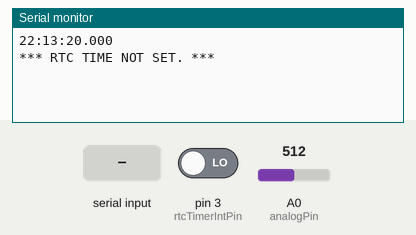
A sketch run on a simulated Arduino Uno, built with avr-gcc and run on an emulated ATmega328P. On the bench: the last lines printed to the serial monitor. The inputs (shaded band) are chosen by the test bench; at power-on: pin 3 (rtcTimerIntPin) LOW, A0 (analogPin) = 512. The local clock reads 2024-03-15 10:24:30 at power-on unless the sketch sets it; the sensor or clock chip raises its interrupt line as the real part does.

Above: at 1.2 s.
1.3 s: "A" received over Serial
At 1.9 s:
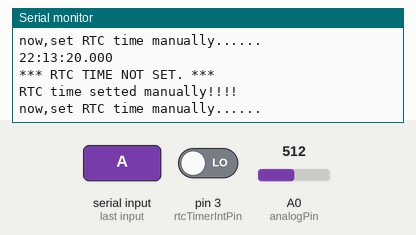
2.8 s: "R" received over Serial
At 4.0 s:
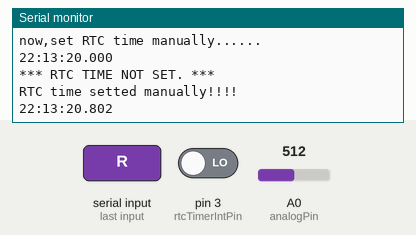

The sketch:

DS3231_RTC_LightSensor.ino
```cpp
//========================pps params and functions===============
#include <avr/pgmspace.h>
#include <stdio.h>
#include <AsyncDelay.h>
#include "RTClib.h"
// #include <DS1307RTC.h>
// #include <DS3231.h>
#include <Wire.h>

RTC_DS3231 rtcc;

const int rtcTimerIntPin = 3;
volatile bool rtcSet = false;
volatile bool rtcTriggered = false;
unsigned long preMillis;

//=========================light sensor params and functions==============================

static double diffUpEdgeThreshold = 0.5;
static double diffDownEdgeThreshold = -0.5;
static unsigned int slideWindow = 20;      /* 连续改变的次数 */
static double alpha = 1.0 / slideWindow;   /* 滤波器系数 */

volatile int lastAnalogValue = 0;  /* 保存上一个 Analog 输出 */
volatile double avgDiff = 0;               /* 平均的差分 */
//volatile unsigned long startTime;
volatile int currentLvl = 0;                /* 0 as Low aplitude, 1 as high aplitude */
const char *low = "low";
const char *high = "high";

unsigned long timeTmp = 0;
char comm = 'W';

volatile int errTmp = 0;  //统计次数,校准次数目前写死了，为100次
volatile int g2gTmp = 0;  //g2g时延测量次数，可写死，目前已放开

struct nowTime {
  int yy;   //记录电平变化的初始时间
  int mo;
  int dd;
  int hh;
  int mi;
  int sec;
  unsigned long milliSec;
  char *level;
} nt, a, b; //初次改变时间changingtime，即上一个的状态的stoptime,下一个状态的starttime

//==============================interrupt params and functions====================

#define analogPin A0

volatile int AnalogValue;

void getNowTime(struct nowTime &ntt) {
  DateTime now = rtcc.now();
  ntt.yy = now.year();
  ntt.mo = now.month();
  ntt.dd = now.day();
  ntt.hh = now.hour();
  ntt.mi = now.minute();
  ntt.sec = now.second();
  // ntt.milliSec = millis() - preMillis;
}

void displayNowTime(struct nowTime ntt) {
  char isoDateTime[20];
  //Serial.print(ntt.level);
  //snprintf(isoDateTime, sizeof(isoDateTime), ";%04d/%02d/%02d %02d:%02d:%02d.%03d", ntt.yy, ntt.mo, ntt.dd, ntt.hh, ntt.mi, ntt.sec, ntt.milliSec);
  snprintf(isoDateTime, sizeof(isoDateTime), "%02d:%02d:%02d.%03d", ntt.hh, ntt.mi, ntt.sec, ntt.milliSec);
  Serial.println(isoDateTime);
}

void LightSensor(int analogValue) {

  int diff = analogValue - lastAnalogValue;

  if ( ( avgDiff > -0.05 && avgDiff < 0.05 ) && diff != 0 ) {         /* 当滑窗平均差分值为0，瞬时差分值不为0，认为是变化开始 */
    // getNowTime(nt);
    nt.milliSec = millis() - preMillis; /* 记录当前时间 */
  }

  avgDiff  = alpha * diff + (1 - alpha) * avgDiff;
  lastAnalogValue = analogValue;

  // Serial.print("avgDiff: ");
  // Serial.println(avgDiff);

  if ( currentLvl == 0 &&  avgDiff > diffUpEdgeThreshold ) {   /* 当前是低电平，滑窗平均差分值超过门限，认为上升沿突变成立 */
    nt.level = low;
    if (comm == 'R' && errTmp < 122)
    {
      displayNowTime(nt);   /* 确认上一次记录时间为上升沿 */
      errTmp = errTmp + 1;
    }
    else if (comm == 'F')    // && g2gTmp < 1022
    {
      displayNowTime(nt);   /* 确认上一次记录时间为上升沿 */
      // g2gTmp = g2gTmp + 1;
    }
    currentLvl = 1;
  } else if ( currentLvl == 1 && avgDiff < diffDownEdgeThreshold ) {   /* 当前是高电平，滑窗平均差分值低于门限，认为下降沿突变成立 */
    nt.level = high;
    if (comm == 'R' && errTmp < 122)
    {
      displayNowTime(nt);   /* 确认上一次记录时间为上升沿 */
      errTmp = errTmp + 1;
    }
    else if (comm == 'F')   // && g2gTmp < 1022
    {
      displayNowTime(nt);   /* 确认上一次记录时间为上升沿 */
      //g2gTmp = g2gTmp + 1;
    }
    currentLvl = 0;
  } else {
    delayMicroseconds(1200);  // 处理后必须等待一定时间，再次读取AnalogRead
  }
}

void rtc_interrupt ()
{
  preMillis = millis();
  rtcTriggered = true;
}  // end of rtc_interrupt

//sync RTC
void checkRTCset()
{
  DateTime now = rtcc.now();
  getNowTime(nt);
  displayNowTime(nt);
  //if ((now.hour() == 0 && now.minute() == 0 && now.second() == 0 && now.year() < 2010) || now.year() == 2165)
  //if ((now.month() == 0 && now.day() == 0 && now.year() < 2010) || now.year() == 2165)
  if (now.year() != 2018)
  {
    rtcSet = false;
    Serial.println("*** RTC TIME NOT SET. ***");
    Serial.println();
  } else {
    rtcSet = true;
    //Serial.println("RTC TIME SET.");
    //Serial.println();
  }
}

//==============================setup funtion===================
void setup() {

  // put your setup code here, to run once:
  Serial.begin(115200);
  Wire.begin();
  if (! rtcc.begin()) {
    Serial.println("Couldn't find RTC");
    while (1);
  }

  rtcc.adjust(DateTime(F(__DATE__), F(__TIME__)));
  /*if(rtcc.lostPower()) {
    Serial.println("RTC lost power, lets set the time!");
    rtcc.adjust(DateTime(F(__DATE__), F(__TIME__)));
  }*/

  checkRTCset();

  rtcc.writeSqwPinMode(DS3231_SquareWave1Hz);
  pinMode (rtcTimerIntPin, INPUT);
  //Serial.println("now, open rtc Interrupt....");
  attachInterrupt (digitalPinToInterrupt (rtcTimerIntPin), rtc_interrupt, RISING);
}

bool adjustThresholdFlag = false;
//============================main loop===============================
void loop() {
  // analogRead(analogPin);

  if (Serial.available() > 0) {
    comm =  Serial.read(); // read the incoming byte:
  }

 if ( comm == 'F' || comm == 'R') { //时延测试
    //Serial.println("Start Latency Test");
    if (rtcSet) {
      if (rtcTriggered) {
        rtcTriggered = false;
        getNowTime(nt);
      }
    }
    AnalogValue = analogRead(analogPin);
    LightSensor(AnalogValue);  //计算高低电平起始时间，并保存测量结果
  } else if ( comm == 'A' ) { //手动授时
    //Serial.println(comm);
    if (!rtcSet) {
      Serial.println("now,set RTC time manually......");
      //rtcc.adjust(DateTime(2018, 2, 6, 10, 46, 10));
      rtcc.adjust(DateTime(F(__DATE__), F(__TIME__)));
      checkRTCset();
      Serial.println("RTC time setted manually!!!!");
    }
    comm == 'W';
  } else if ( comm == 'S' ) { //时间清零
    if (rtcSet) {
      Serial.println("now,reset the RTC time......");
      rtcc.adjust(DateTime(2000, 0, 0, 0, 0, 0));
      checkRTCset();
      Serial.println("RTC time resetted!!!!");
    }
    comm == 'W';
  } else if ( comm == 'W' ) {
    // Serial.println("Waiting for Commands");
  } else {
    Serial.print("Unknown Command ");
    Serial.println(comm);
  }
}
```

Measured:
- after the input at 1.3 s, the serial monitor: prints a new line at once (image 1)
- after the input at 2.8 s, the serial monitor: prints a new line at once (image 2)
